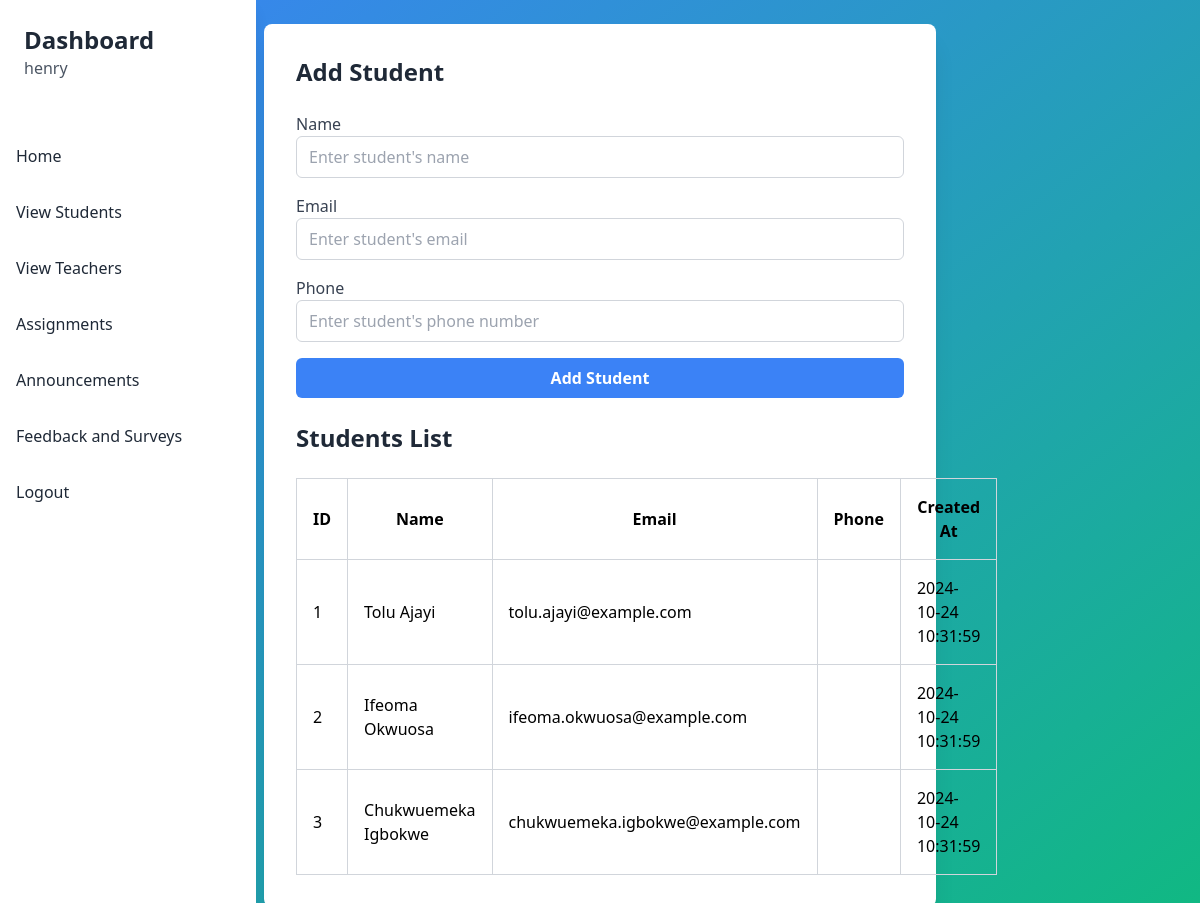
The app's page /admin/students.php (signed in) with its own data.
### tables this page shows
CREATE TABLE `students` (
  `id` int(11) NOT NULL,
  `name` varchar(100) NOT NULL,
  `class` varchar(50) DEFAULT NULL,
  `email` varchar(100) NOT NULL,
  `phone` varchar(15) DEFAULT NULL,
  `created_at` timestamp NULL DEFAULT current_timestamp()
);

### admin/students.php (the view, shortened to what this page needs)
<?php
include 'connect.php';
$sql = "SELECT * FROM students";
$result = $conn->query($sql);
?>
<!DOCTYPE html>
<html lang="en">
<head>
    <script src="https://cdn.tailwindcss.com"></script>
</head>
<body class="bg-gradient-to-br from-primary to-secondary min-h-screen flex items-center justify-center p-6">
     <?php include 'sidebar.php'; ?>
    <div class="w-full max-w-2xl bg-white rounded-lg shadow-xl p-8">
        <h2 class="text-2xl font-semibold text-gray-800 mb-6">Add Student</h2>
        <form action="students.php" method="post" class="mb-6">
            <div class="mb-4">
                <label for="name" class="block text-gray-700">Name</label>
                <input type="text" id="name" name="name" required class="w-full px-3 py-2 border border-gray-300 rounded-md focus:outline-none focus:ring-2 focus:ring-primary focus:border-transparent" placeholder="Enter student's name">
            </div>
            <div class="mb-4">
                <label for="email" class="block text-gray-700">Email</label>
                <input type="email" id="email" name="email" required class="w-full px-3 py-2 border border-gray-300 rounded-md focus:outline-none focus:ring-2 focus:ring-primary focus:border-transparent" placeholder="Enter student's email">
            </div>
            <div class="mb-4">
                <label for="phone" class="block text-gray-700">Phone</label>
                <input type="text" id="phone" name="phone" class="w-full px-3 py-2 border border-gray-300 rounded-md focus:outline-none focus:ring-2 focus:ring-primary focus:border-transparent" placeholder="Enter student's phone number">
            </div>
            <button type="submit" class="w-full bg-primary text-white font-bold py-2 px-4 rounded-md hover:bg-blue-600 focus:outline-none focus:shadow-outline transition duration-300 ease-in-out">
                Add Student
            </button>
        </form>
        <h2 class="text-2xl font-semibold text-gray-800 mb-6">Students List</h2>
        <table class="min-w-full border-collapse border border-gray-300">
            <thead>
                <tr>
                    <th class="border border-gray-300 p-4">ID</th>
                    <th class="border border-gray-300 p-4">Name</th>
                    <th class="border border-gray-300 p-4">Email</th>
                    <th class="border border-gray-300 p-4">Phone</th>
                    <th class="border border-gray-300 p-4">Created At</th>
                </tr>
            </thead>
            <tbody>
                <?php if ($result->num_rows > 0): ?>
                    <?php while($row = $result->fetch_assoc()): ?>
                        <tr>
                            <td class="border border-gray-300 p-4"><?php echo $row['id']; ?></td>
                            <td class="border border-gray-300 p-4"><?php echo htmlspecialchars($row['name']); ?></td>
                            <td class="border border-gray-300 p-4"><?php echo htmlspecialchars($row['email']); ?></td>
                            <td class="border border-gray-300 p-4"><?php echo htmlspecialchars($row['phone']); ?></td>
                            <td class="border border-gray-300 p-4"><?php echo $row['created_at']; ?></td>
                        </tr>
                    <?php endwhile; ?>
                <?php else: ?>
                    <tr>
                        <td colspan="5" class="border border-gray-300 p-4 text-center">No students found.</td>
                    </tr>
                <?php endif; ?>
            </tbody>
        </table>
    </div>
</body>
</html>

### records on screen
students: id "1", name "Tolu Ajayi", email "tolu.ajayi@example.com", created_at "2024-10-24 10:31:59"
students: id "2", name "Ifeoma Okwuosa", email "ifeoma.okwuosa@example.com", created_at "2024-10-24 10:31:59"
students: id "3", name "Chukwuemeka Igbokwe", email "chukwuemeka.igbokwe@example.com", created_at "2024-10-24 10:31:59"

### other values on screen
$_SESSION['username'] "henry"
